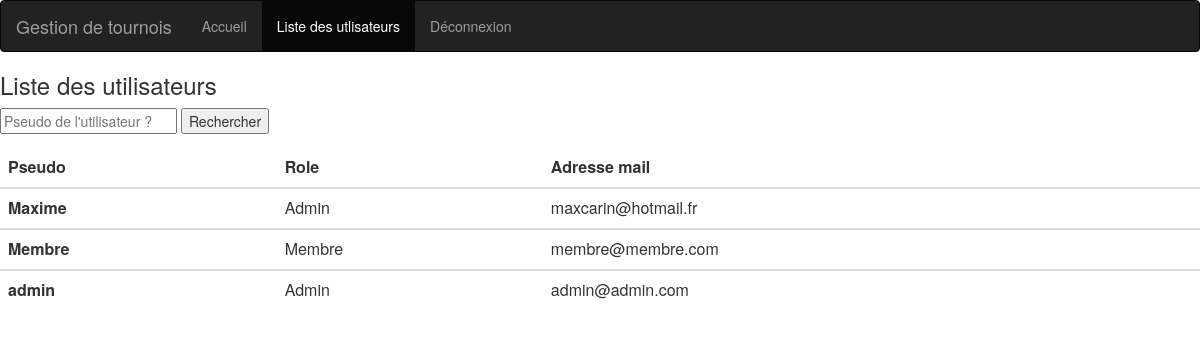
The page /listeMembres (signed in) on the database its author committed.
### tables this page shows
CREATE TABLE `Membre` (
  `idMembre` int(11) NOT NULL,
  `pseudoMembre` varchar(255) NOT NULL,
  `passMembre` varchar(255) NOT NULL,
  `mailMembre` varchar(255) NOT NULL
);

### controller/membre.php (called while the page is built, shortened)
<?php
require_once('model/membre.php');
function listeMembresMembre(){
	$listMembres=getListeMembres();
	$listAdmins=getListeAdmins();
    $membres = $listMembres->fetchAll();
    $admins = $listAdmins->fetchAll();
    require('view/listeMembresMembre.php');
}

### model/membre.php (called while the page is built, shortened)
<?php
function getListeMembres(){
	$db = dbConnect();
	$req = $db->prepare('SELECT * FROM Membre');
	$req->execute();
	return $req;
}
function getListeAdmins(){
	$db = dbConnect();
	$req = $db->prepare('SELECT * FROM Admin');
	$req->execute();
	return $req;
}

### view/listeMembresMembre.php (the view, shortened to what this page needs)
<head>
	<link rel="stylesheet" href="https://maxcdn.bootstrapcdn.com/bootstrap/3.3.7/css/bootstrap.min.css">
</head>
<h3>Liste des utilisateurs</h3>
<form method="get" action = "/">
	<input type=text name=nomRechercheMembre placeholder="Pseudo de l'utilisateur ?">
	<input type=submit value = "Rechercher">
</form>
<div class="table-responsive">
<table class="table">
		<thead>
			<tr>
			  <th scope="col">Pseudo</th>
			  <th scope="col">Role</th>
			  <th scope="col">Adresse mail</th>
			</tr>
		</thead>
	<?php
	foreach($membres as $membre){
		echo '<tbody>'.'<th scope="row">' . $membre['pseudoMembre'] .'</th>';
		?>
		<?php
		$roleMembre='Membre';
		foreach($admins as $admin){
            if($admin['idMembre'] == $membre['idMembre']){
                $roleMembre='Admin';
            }
        }
        echo '<td>' . $roleMembre . '</td>';
        echo '<td>' . $membre['mailMembre'] . '</td>';
        ?>
		<?php } ?>
		</tbody>
	</table>
</div>

### rows shown on the page
membre: pseudoMembre "Maxime", mailMembre "maxcarin@hotmail.fr"
membre: pseudoMembre "Membre", roleMembre "Membre", mailMembre "membre@membre.com"
membre: pseudoMembre "admin", mailMembre "admin@admin.com"

### other values the page prints
$roleMembre "Admin"
